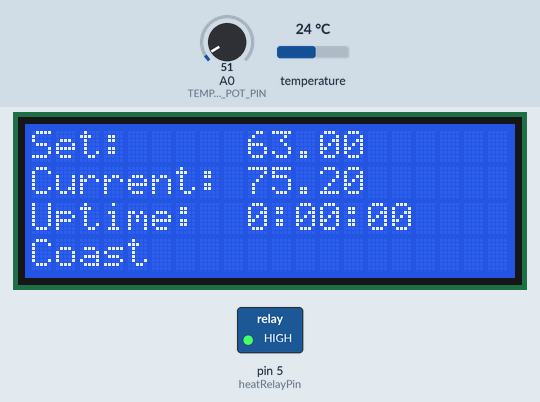
Bench run of a sketch on a simulated Arduino Uno, built with avr-gcc and run on an emulated ATmega328P. On the bench: 20×4 character LCD, switched loads named in the sketch (green lamp = pin HIGH). Inputs (shaded band) come from the test bench; at power-on: temperature 24 °C, A0 (TEMPERATURE_POT_PIN) = 51. What the sketch prints to the serial monitor is not drawn.

Above: at 1.2 s.
1.3 s: temperature set to 41 °C
At 2.2 s:
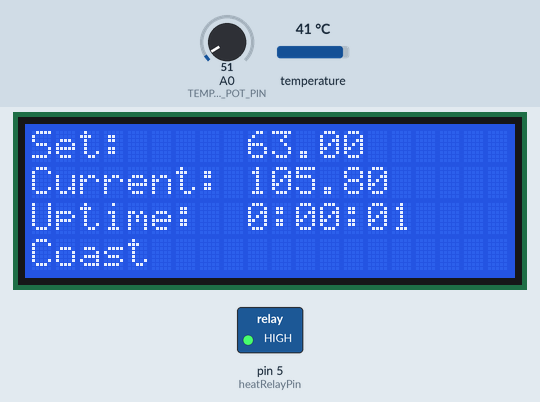
5.1 s: temperature set to 12 °C
At 6.7 s:
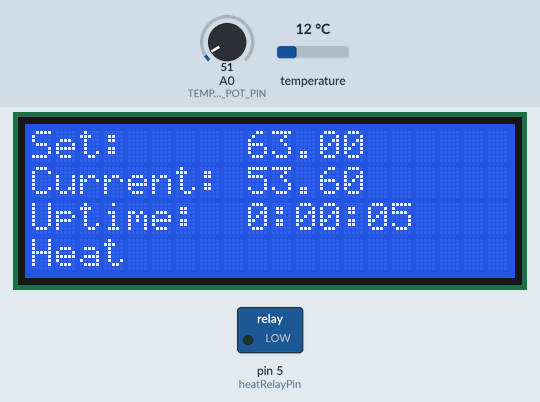
8.9 s: A0 (TEMPERATURE_POT_PIN) set to 61
At 11.5 s:
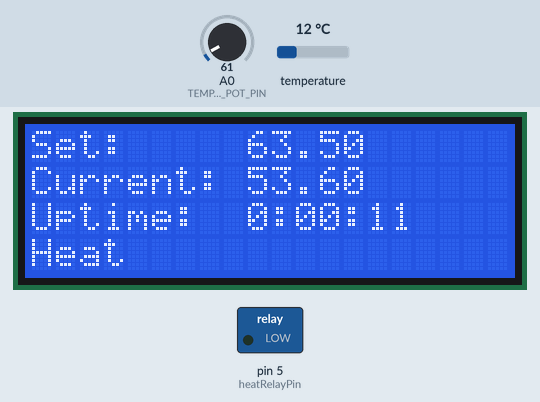
12.6 s: A0 (TEMPERATURE_POT_PIN) set to 71
At 14.3 s:
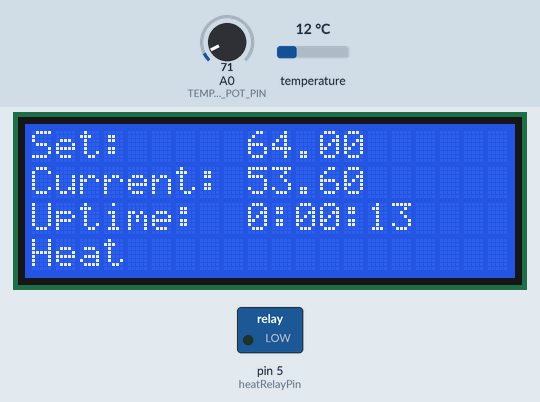
16.0 s: temperature set to 15.1 °C
At 17.5 s:
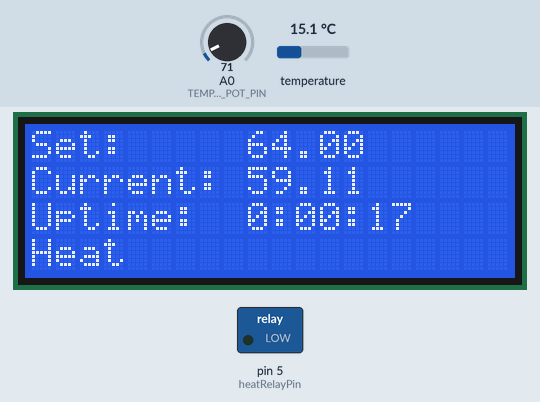
18.6 s: temperature set to 16.4 °C
At 19.1 s:
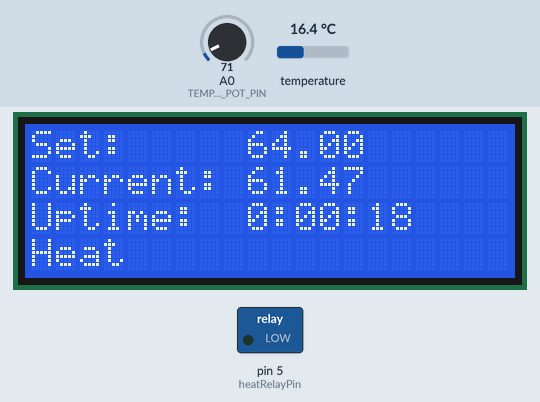
Timing chart, 0 to 21.6 s (numbered marks = the images above; inputs shaded):
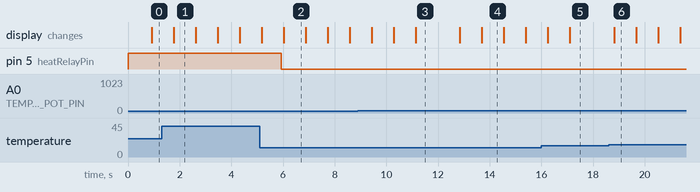

The sketch:

warmerator.ino
```cpp
// This Arduino sketch reads DS18B20 "1-Wire" digital temperature sensors.
// as derived from the Tutorial:
// http://www.hacktronics.com/Tutorials/arduino-1-wire-tutorial.html
//
// then it uses that temperature information to control a relay in order to warm/cool the monitor space.
//
// Various UI elements are displayed on an LCD and control of the SET temperature is through a potentiometer
//
// Various pieces of code have been taken from different sources.
// Although I have brought them together and made a number of changes, I have not written it all from scratch.
//
#define USE_LCD        1
#define USE_SD_CARD    0
#define USE_THINGSPEAK 0
#define USE_GOOGLE     0

#if USE_THINGSPEAK || USE_GOOGLE
# define USE_INTERNET   1
# define USE_ETHERNET   1
# define USE_WIFI       0
#else
# define USE_ETHERNET   0
# define USE_WIFI       0
#endif

#include <avr/wdt.h>
#include <PID_v1.h>

#include <OneWire.h>
#include <DallasTemperature.h>

#if USE_LCD
#include <Wire.h>
#include <LCD.h>
#include <LiquidCrystal_I2C.h>
#endif

#if USE_SD_CARD
#include <SPI.h>
#include <SD.h>
#endif

// In order to prevent the IDE from including these, you have to comment them out, not just ifdef them
#if USE_ETHERNET
#include <SPI.h>
#include <Ethernet.h>
#endif

#define numberof(x) (sizeof((x))/sizeof 0[(x)])

#define TEMPERATURE_POT_PIN A0
#define MIN_SET_TEMPERATURE 60
#define MAX_SET_TEMPERATURE 120

#define HARDWARE_SS_PIN 10
#define SHIELD_SS_PIN   4
#define LOG_FILE_NAME   "w.csv"

#define SERIAL_PRINT_PERIOD 500

#define INITIAL_PID_WINDOW_SIZE    5000
#define AGGRESSIVE_PID_KP INITIAL_PID_WINDOW_SIZE/5
#define AGGRESSIVE_PID_KI 4
#define AGGRESSIVE_PID_KD 0
#define CONSERVATIVE_PID_KP INITIAL_PID_WINDOW_SIZE/5
#define CONSERVATIVE_PID_KI 4
#define CONSERVATIVE_PID_KD 0
#define INITIAL_TARGET_TEMPERATURE 72
#define CRITICALLY_HOT_OFFSET      10
#define CRITICALLY_COOL_OFFSET     INITIAL_TARGET_TEMPERATURE

// Data wire is plugged into pin 13 on the Arduino
#define ONE_WIRE_BUS_PIN 13
#define THERMOMETER_SAMPLE_TIME 5000

#define LCD_RESET_PERIOD 60000
#define I2C_ADDR 0x27
#define BACKLIGHT_PIN 3
#define En_pin 2
#define Rw_pin 1
#define Rs_pin 0
#define D4_pin 4
#define D5_pin 5
#define D6_pin 6
#define D7_pin 7

#define LCD_SET_TEMP_LINE     0
#define LCD_CURRENT_TEMP_LINE 1
#define LCD_UPTIME_LINE       2
#define LCD_STATUS_LINE       3
#define HEATING_STRING        "Heat"
#define COOLING_STRING        "Cool"
#define COASTING_STRING       "Coast"


#if USE_INTERNET
// assign a MAC address for the ethernet controller.
// fill in your address here:
byte mac[] = {0xDE, 0xAD, 0xBE, 0xEF, 0xFE, 0xED};

#if USE_ETHERNET
// initialize the library instance:
EthernetClient client;
#endif

char dataServer[] =
#if USE_THINGSPEAK
  "www.thingspeak.com";
#else
#if USE_GOOGLE
  "www.google.com";
#endif
#endif

#define APIKEY         "YOUR API KEY GOES HERE" // replace your xively api key here
#define FEEDID         00000 // replace your feed ID
#define USERAGENT      "My Project" // user agent is the project name

#endif

// Setup a oneWire instance to communicate with any OneWire devices
OneWire oneWire(ONE_WIRE_BUS_PIN);

// Pass our oneWire reference to Dallas Temperature.
DallasTemperature temperatureSensors(&oneWire);

#if USE_LCD
// UI LCD
LiquidCrystal_I2C lcd(I2C_ADDR,En_pin,Rw_pin,Rs_pin, D4_pin,D5_pin,D6_pin,D7_pin);
unsigned long lcdResetTime;
#endif

// Assign the addresses of your 1-Wire temp sensors.
// See the tutorial on how to obtain these addresses:
// http://www.hacktronics.com/Tutorials/arduino-1-wire-address-finder.html

//DeviceAddress thermometer = { 0x28, 0x24, 0xF0, 0xB4, 0x05, 0x00, 0x00, 0x78 };
//DeviceAddress thermometer = { 0x28, 0x24, 0xF0, 0xB4, 0x05, 0x00, 0x00, 0x78 };
//DeviceAddress thermometer = { 0x28, 0x24, 0xF0, 0xB4, 0x05, 0x00, 0x00, 0x78 };
//DeviceAddress thermometer = { 0x28, 0x24, 0xF0, 0xB4, 0x05, 0x00, 0x00, 0x78 };
DeviceAddress thermometer = { 0x28, 0xF0, 0xFD, 0xB4, 0x05, 0x00, 0x00, 0x8C };

char heatRelayPin = 5;

// Define Temperature control variables
double  currentTemp     = INITIAL_TARGET_TEMPERATURE;
double  targetTemp      = INITIAL_TARGET_TEMPERATURE;
double  pidOutput;
char   *currentActivity = COASTING_STRING;
char   *previousActivity = COASTING_STRING;

//Specify the links and initial tuning parameters
PID warmingPID(&currentTemp, &pidOutput, &targetTemp,
               CONSERVATIVE_PID_KP, CONSERVATIVE_PID_KI, CONSERVATIVE_PID_KD, DIRECT);

int WindowSize = INITIAL_PID_WINDOW_SIZE;
unsigned long windowStartTime;
unsigned long serialTime;

/******************************************************************/
#if USE_SD_CARD
static void logTemperature(String logData)
{
  File logFile;

  logFile = SD.open(LOG_FILE_NAME, FILE_WRITE);

  if (logFile)
  {
    logFile.println(logData);
    logFile.close();
  }
  else
  {
    Serial.println("#error writing to log file");
  }
}
#endif

#if USE_INTERNET
// this method makes a HTTP connection to the server:
static void uploadTemperature(int thisData)
{
  // if there's a successful connection:
  if (client.connect(dataServer, 80))
  {
    Serial.println("#connecting...");
    // send the HTTP PUT request:
    client.print("PUT /v2/feeds/");
    client.print(FEEDID);
    client.println(".csv HTTP/1.1");
    client.println("Host: api.xively.com");
    client.print("X-XivelyApiKey: ");
    client.println(APIKEY);
    client.print("User-Agent: ");
    client.println(USERAGENT);
    client.print("Content-Length: ");

    // calculate the length of the sensor reading in bytes:
    // 8 bytes for "sensor1," + number of digits of the data:
    int thisLength = 8 + getLength(thisData);
    client.println(thisLength);

    // last pieces of the HTTP PUT request:
    client.println("Content-Type: text/csv");
    client.println("Connection: close");
    client.println();

    // here's the actual content of the PUT request:
    client.print("sensor1,");
    client.println(thisData);

  }
  else
  {
    // if you couldn't make a connection:
    Serial.println("#connection failed");
    Serial.println("#");
    Serial.println("#disconnecting.");
    client.stop();
  }
}

int getLength(int someValue) {
  // there's at least one byte:
  int digits = 1;
  // continually divide the value by ten,
  // adding one to the digit count for each
  // time you divide, until you're at 0:
  int dividend = someValue / 10;
  while (dividend > 0) {
    dividend = dividend / 10;
    digits++;
  }
  // return the number of digits:
  return digits;
}
#endif

static void resetLcd()
{
#if USE_LCD
  /* Start the Liquid Crystal Display library */
  lcd.begin (20,4,LCD_5x8DOTS);
  lcd.setBacklightPin(BACKLIGHT_PIN, POSITIVE);
  lcd.setBacklight(HIGH);
  lcdResetTime = millis();
#endif
}

static void reportTemperature(unsigned long time, double target, double current, char *activity)
{
  unsigned long hours,minutes,seconds;
  String logData = "";
  static long previousTarget = -255;
  static long previousTemp   = -255;

  hours   = (time/1000)/3600;
  minutes = ((time/1000)%3600)/60;
  seconds = (time/1000)%60;
  logData = String(time) + "," + activity + "," + String(target) + "," + String(current);

#if USE_LCD
  lcd.clear();
#endif
  if (0 > current)
  {
//    if ((previousTemp != current) || (previousTarget != target))
    {
      Serial.println("#Error getting temperature");
    }
#if USE_LCD
    lcd.setCursor(0,3);
    lcd.print("Error getting temperature");
#endif
  }
  else
  {
//    if ((previousTemp != current) || (previousTarget != target))
    {
      Serial.println(logData);
    }
 #if USE_LCD
    lcd.setCursor(0,LCD_SET_TEMP_LINE);
    lcd.print("Set:     ");
    lcd.print(target);
    lcd.setCursor(0,LCD_CURRENT_TEMP_LINE);
    lcd.print("Current: ");
    lcd.print(current);
    lcd.setCursor(0,LCD_UPTIME_LINE);
    lcd.print("Uptime:  ");
    lcd.print(hours);
    lcd.print(":");
    if (9>=minutes)
    {
      lcd.print(0);
    }
    lcd.print(minutes);
    lcd.print(":");
    if (9>=seconds)
    {
      lcd.print(0);
    }
    lcd.print(seconds);
    lcd.setCursor(0,LCD_STATUS_LINE);
    lcd.print(activity);
#endif
  }
  previousTemp   = current;
  previousTarget = target;

#if USE_SD_CARD
  logTemperature(logData);
#endif

#if USE_INTERNET
  uploadTemperature(current);
#endif
}

static void setTemperatureRelay(unsigned char HEAT)
{
/*
  Serial.print("#Setting Heat pin ");
  Serial.print(heatRelayPin);
  Serial.print(" to ");
  Serial.println(HEAT);
*/
  pinMode(heatRelayPin,OUTPUT);
  digitalWrite(heatRelayPin,!HEAT);
}

static void getTargetTemperature(double *target)
{
  double potValue = analogRead(TEMPERATURE_POT_PIN);
  double offset   = (potValue /1023.0) * (MAX_SET_TEMPERATURE-MIN_SET_TEMPERATURE);
  *target = MIN_SET_TEMPERATURE
            + (round(offset * 2.0)/2.0);
}

void setup()
{
  unsigned int i;

  /* Start the Serial interface, 9600 is fast enough and is pretty standard */
  Serial.begin(9600);

  /* Set the potentiometer pin as input */
  pinMode(TEMPERATURE_POT_PIN, INPUT);
  getTargetTemperature(&targetTemp);

  /* assume that the current temperature is the target */
  currentTemp = targetTemp;

  /* turn off the relays until we are sure of what we should be doing */
  setTemperatureRelay(LOW);

  // Start up the temperature sensor library
  temperatureSensors.begin();

  // set the resolution to 10 bit
  temperatureSensors.setResolution(thermometer, 12);

#if USE_LCD
  resetLcd();
#endif

  serialTime = 0;
  /* Iniitalize the PID algorhythm variables */
  windowStartTime = millis();
  //tell the PID to range between 0 and the full window size
  warmingPID.SetOutputLimits(0, WindowSize);
  //turn the PID on
  warmingPID.SetMode(AUTOMATIC);
  //the probe is very slow to respond to change, let the PID know
  warmingPID.SetSampleTime(THERMOMETER_SAMPLE_TIME);

#if USE_SD_CARD
  // Set the SD Card libraray Chip Select pin for the SD card to OUTPUT
  pinMode(HARDWARE_SS_PIN, OUTPUT);

  // Initialize the SD card
  if (!SD.begin(SHIELD_SS_PIN))
  {
    Serial.println("SD Card begin failure");
  }
  else
  {
    Serial.println("card initialized.");
  }
#endif

#if USE_ETHERNET
  // give the ethernet module time to boot up:
  delay(1000);
  // start the Ethernet connection using a fixed IP address and DNS server:
  if (0 != Ethernet.begin(mac))
  {
    // print the Ethernet board/shield's IP address:
    Serial.print("#My IP address: ");
    for (byte thisByte = 0; thisByte < 4; thisByte++)
    {
      // print the value of each byte of the IP address:
      Serial.print(Ethernet.localIP()[thisByte], DEC);
      Serial.print(".");
    }
    Serial.println();
  }
  else
  {
    Serial.println("#error getting address");
  }
#endif
  wdt_enable (WDTO_8S);  // reset after one second, if no "pat the dog" received
}

void coast()
{
  setTemperatureRelay(LOW);
  previousActivity=currentActivity;
  currentActivity = COASTING_STRING;
}

void heat()
{
  setTemperatureRelay(HIGH);
  previousActivity=currentActivity;
  currentActivity = HEATING_STRING;
}

void loop()
{
  double gap;
  unsigned long time;

  wdt_reset ();
  getTargetTemperature(&targetTemp);
  temperatureSensors.requestTemperatures();
  currentTemp = temperatureSensors.getTempF(thermometer);

  gap = abs(targetTemp-currentTemp); //distance away from setpoint
  if(gap<1)
  {  //we're close to setpoint, use conservative tuning parameters
    warmingPID.SetTunings(CONSERVATIVE_PID_KP, CONSERVATIVE_PID_KI, CONSERVATIVE_PID_KD);
  }
  else
  {
     //we're far from setpoint, use aggressive tuning parameters
     warmingPID.SetTunings(AGGRESSIVE_PID_KP, AGGRESSIVE_PID_KI, AGGRESSIVE_PID_KD);
  }

  warmingPID.Compute();

  time = millis();
  // This checks for rollover with millis()
  if (time < windowStartTime) {
    windowStartTime = 0;
  }

  if ((time - windowStartTime) > WindowSize)
  { //time to shift the Relay Window
    windowStartTime = time;
  }

  /************************************************
   * turn the output pin on/off based on pid output
   ************************************************/
  if(pidOutput > (time - windowStartTime))
  {
    heat();
  }
  else
  {
    coast();
  }

  if (time < lcdResetTime)
  {
    lcdResetTime = 0;
  }

  if (time > (lcdResetTime + LCD_RESET_PERIOD))
  {
    resetLcd();
  }

  // This checks for rollover with millis()
  if (time < serialTime) {
    serialTime = 0;
  }

  if ((time > serialTime) || (currentActivity != previousActivity))
  { //time to shift the Relay Window
    serialTime = time + SERIAL_PRINT_PERIOD;
    Serial.print("#time=");Serial.print(time);
    Serial.print(" windowStartTime=");Serial.print(windowStartTime);
    Serial.print(" pidOutput=");Serial.print(pidOutput);
    Serial.print(" Kp=");Serial.print(warmingPID.GetKp());
    Serial.print(" Ki=");Serial.print(warmingPID.GetKi());
    Serial.print(" Kd=");Serial.println(warmingPID.GetKd());
    reportTemperature(time, targetTemp, currentTemp, currentActivity);
  }
//  delay(500);
}
```

Measured:
- after the input at 5.1 s, pin 5 (heatRelayPin): HIGH → LOW after 0.84 s; the display: first differs from a run without the input after 0.92 s (image 2)
- what the display in image 4 shows lasts 0.8 s, from 13.7 s to 14.5 s
